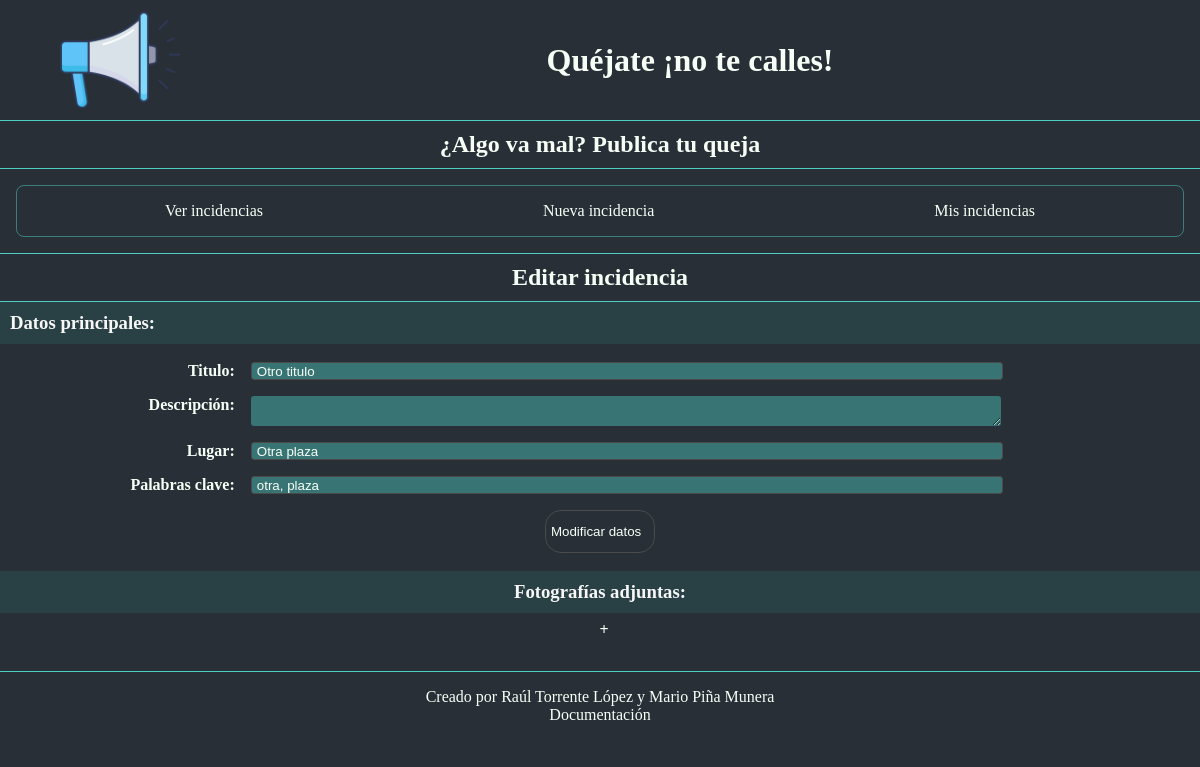
Page /php/editarIncidencia.php?src=2 (signed in) on the committed database.
### tables this page shows
CREATE TABLE `Incidencia` (
  `id` int NOT NULL AUTO_INCREMENT,
  `lugar` varchar(100) NOT NULL,
  `titulo` varchar(50) NOT NULL,
  `fecha` timestamp NOT NULL DEFAULT CURRENT_TIMESTAMP,
  `palClave` varchar(50) DEFAULT NULL,
  `estado` enum('pendiente','comprobada','tramitada','irresoluble','resuelta') DEFAULT NULL,
  `descripcion` text,
  `valPos` int DEFAULT '0',
  `valNeg` int DEFAULT '0',
  PRIMARY KEY (`id`)
);

### php/funcionesBD.php (called while the page is built, shortened)
<?php
    $db = null;
    function ObtenerDatosIncidencia($id){
        $resultado = null;
        global $db;
        $consulta = "SELECT * FROM Incidencia WHERE id=?";
        $prep = mysqli_prepare($db, $consulta);
        mysqli_stmt_bind_param($prep,'i', $id);
        if(mysqli_stmt_execute($prep)){
            $res = mysqli_stmt_get_result($prep);
            if($res){
                $resultado = mysqli_fetch_assoc($res);
            }
            else{
                Error("Error en obtener los datos de la incidencia $id");
            }
        }
        return $resultado ? $resultado : null;
    }
?>

### php/funciones.php (the view, shortened to what this page needs)
<?php
    require_once 'funcionesBD.php';
    function HTMLInicio(){
        echo <<<HTML
        <!DOCTYPE html>
        <html lang="en">
        <head>
            <meta charset="UTF-8">
            <meta http-equiv="X-UA-Compatible" content="IE=edge">
            <meta name="viewport" content="width=device-width, initial-scale=1.0">
            <link rel="stylesheet" href="../css/style.css">
            <link rel="stylesheet" href="../css/incidencia.css">
            <link rel="stylesheet" href="../css/listadoIncidencias.css">
            <link rel="stylesheet" href="../css/gestionUsuarios.css">
            <link rel="stylesheet" href="../css/log.css">
            <link rel="stylesheet" href="../css/edicionUsuario.css">
            <link rel="stylesheet" href="../css/gestionIncidencia.css">
            <title>Proyecto</title>
        </head>
        <body>
        HTML;
    }
    function HTMLFin(){
        echo <<<HTML
            </body>
            </html>
        HTML;
    }
    function MostrarHeader($tipoUsuario){
        echo <<<HTML
        <header>
            <div class="cabecera">
                <img src="../img/megafono.png" alt="megafono" class="pageLogo">
                <h1>Quéjate ¡no te calles!</h1>
            </div>
            <h2>¿Algo va mal? Publica tu queja</h2>
        </header>
        HTML;
        MostrarNav($tipoUsuario);
    }
    function MostrarFooter(){
        echo <<<HTML
        <footer>
            <p>Creado por <a href="https://www.linkedin.com/in/ra%C3%BAl-torrente-l%C3%B3pez-6b9760250/">Raúl Torrente López</a>
               y <a href="https://www.linkedin.com/in/mario-pi%C3%B1a-munera-465116225/">Mario Piña Munera</a></p>
            <p><a href="../doc/doc.pdf">Documentación</a></p>
        </footer>
        HTML;
    }
    function MostrarNav($tipoUsuario){
        echo <<<HTML
            <nav>
                <ul>
        HTML;
        switch($tipoUsuario){
            case "colaborador":
                echo <<<HTML
                    <li><a href="./index.php">Ver incidencias</a></li>
                    <li><a href="./nuevaIncidencia.php">Nueva incidencia</a></li>
                    <li><a href="./misIncidencias.php">Mis incidencias</a></li>
                HTML;
                break;
        }
        echo <<<HTML
                </ul>
            </nav>
        HTML;
    }
    function MostrarAniadirIncidencia($editar, $post, $datos){
        if ($editar == false){
            echo "<h2>Nueva incidencia</h2>";
            $titulo = "";
            $desc = "";
            $lugar = "";
            $palCla = "";
        }
        else{
            $titulo = $datos['titulo'];
            $desc = $datos['descripcion'];
            $lugar = $datos['lugar'];
            $palCla = $datos['palClave'];
        }
        echo <<<HTML
            <h3>Datos principales:</h3>
            <div class="nueva-incidencia">
                <form action="" method="POST">
                    <div>
                        <label>Titulo:</label>
                        <input type="text" name="titulo" value = "$titulo" required>
                    </div>
                    <div class="desc">
                        <label>Descripción:</label>
                        <textarea name="descripcion" value = "$desc" required></textarea>
                    </div>
                    <div>
                        <label>Lugar:</label>
                        <input type="text" name="lugar" value = "$lugar" required>
                    </div>
                    <div>
                        <label>Palabras clave:</label>
                        <input type="text" name="palClave" value = "$palCla" required>
                    </div>
        HTML;
        if ($editar == true)
            echo "<input type=\"submit\" name=\"editarNueva\" value=\"Modificar datos\">";
        else
            echo "<input type=\"submit\" name=\"enviarNueva\" value=\"Enviar\">";
        echo <<<HTML
                </form>
            </div>
        HTML;
    }
    function MostrarEditarIncidencia($post, $files, $id){
        echo "<h2>Editar incidencia</h2>";
        $datos = ObtenerDatosIncidencia($id);
        MostrarAniadirIncidencia(true, $post, $datos);
        echo <<<HTML
            <div class="imagenes">
                <h3>Fotografías adjuntas:</h3>
                <form action="n" method="POST" enctype="multipart/form-data">
                    <div class="botones">
                        <label for="examinar">+</label>
                        <input type="file" id="examinar" value="Seleccionar archivo">
                        <input type="submit" name="borrar" value="Borrar todo">
                        <input type="file" name="fotos[]" value="Añadir fotografías" multiple>
                    </div>
                </form>
            </div>
        HTML;
    }
?>

### css/style.css (style rules this page uses)
* { margin: 0; padding: 0; }
input { accent-color: #4ECDC4; border: 1px solid rgb(75, 75, 75); background-color: #4ecdc570; color: #F7FFF7; border-radius: 0.2rem; }
input::placeholder { color: white; }
input[type="submit"], [type="file"] { padding: 0.8rem; border-radius: 1rem; background-color: #292F36; color: #F7FFF7; transition: background-color 0.3s ease-in-out; }
h1, h2 { color: #F7FFF7; display: flex; vertical-align: middle; align-items: center; justify-content: center; margin: auto; }
h2 { border-top: 1px solid #4ECDC4; border-bottom: 1px solid #4ECDC4; padding: 10px; }
p, label { color: #F7FFF7; }
body { background-color: #292F36; }
header { background-color: #292F36; }
nav { margin: 1rem 1rem; padding: 0.5rem; border-radius: 0.5rem; border: 1px solid rgba(78, 205, 196, 0.5); }
ul { display: flex; justify-content: space-around; }
li { display: inline; padding: 0.5rem; }
a { box-sizing:content-box; text-decoration: none; color: #F7FFF7; border-bottom: 2px solid rgba(78, 205, 196, 0); transition: border 0.3s ease-in-out; }
footer { text-align: center; border-top: 1px solid #4ECDC4; margin-top: 2rem; padding: 1rem; }
h3 { color: #f7f7f7; background-color: #2875703f; padding: 10px; word-wrap: break-word; }
textarea { background-color: #4ecdc570; border: #2875703f; border-radius: 0.2rem; accent-color: #4ECDC4; color: #f7f7f7; }
.pageLogo { display: inline; max-width: 10%; max-height: 10%; margin-left: 5%; }
.cabecera { display: flex; }

### css/gestionUsuarios.css (style rules this page uses)
.botones { display: flex; flex-direction: column; justify-content: space-around; }

### css/edicionUsuario.css (style rules this page uses)
label { font-weight: bold; }
form { margin: 0.5rem; }

### css/gestionIncidencia.css (style rules this page uses)
.nueva-incidencia { text-align: center; display: block; }
.nueva-incidencia div { display: grid; grid-template-columns: 20% 80%; }
.nueva-incidencia label { text-align: right; margin-right: 1rem; }
.nueva-incidencia form { padding: 10px; }
.nueva-incidencia div { margin-bottom: 1rem; }
.desc textarea { width: 100%; }
.desc label { vertical-align: top; }
.nueva-incidencia input, textarea { max-width: 80%; padding-left: 5px; }
.imagenes { text-align: center; }
.botonesIncidencia input, label { margin-left: 0.5rem; }

### rows in the picture
incidencia: titulo "Otro titulo", lugar "Otra plaza", palClave "otra, plaza"
